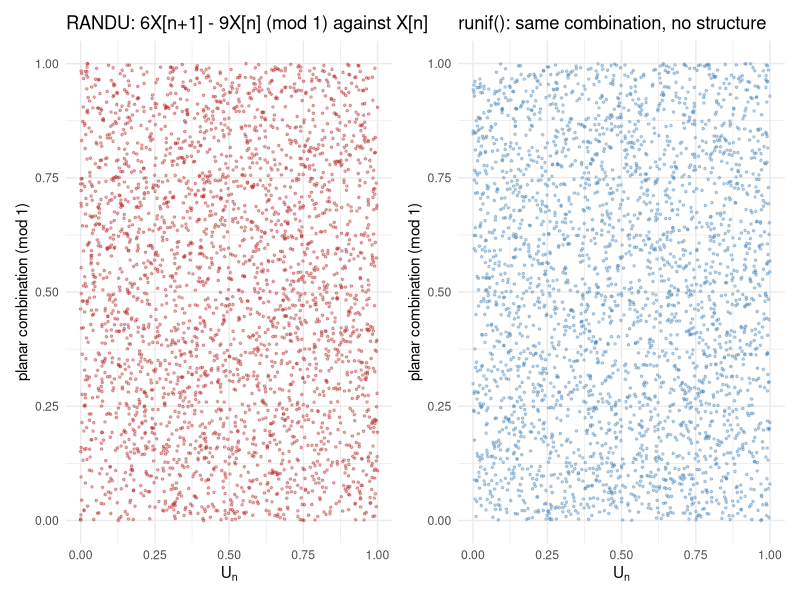
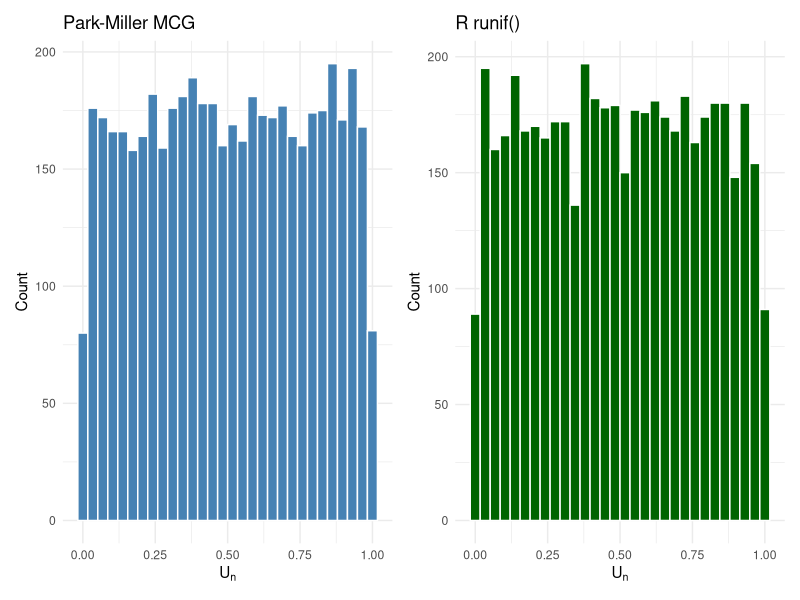
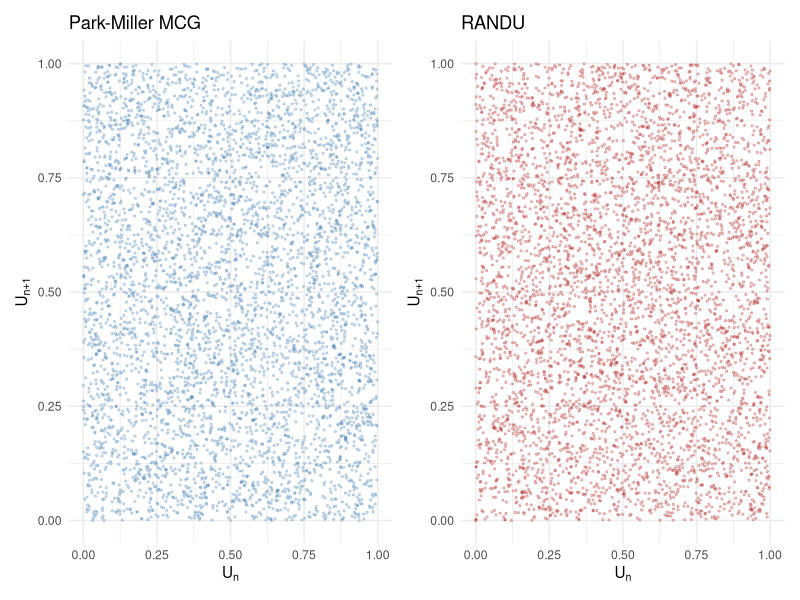

The R script that drew these images, in order:
## ---- chunk 1
knitr::opts_chunk$set(
    echo = TRUE,
    warning = FALSE,
    message = FALSE,
    fig.align = "center",
    fig.width = 7,
    fig.height = 4.5
)

set.seed(123)
library(tidyverse)
library(ggplot2)
library(dplyr)
library(knitr)
library(kableExtra)
library(gridExtra)
library(patchwork)
## ---- chunk 2
set.seed(123)

#' Generate pseudo-random numbers from a linear congruential generator
#'
#' Purpose: implements the general recurrence
#'   X[n+1] = (a * X[n] + c) mod m
#' and returns the normalized output U[n] = X[n] / m.
#'
#' Arguments:
#'   seed          integer seed X0, with 0 <= seed < modulus
#'   multiplier    integer multiplier a
#'   increment     integer increment c (use 0 for a multiplicative generator)
#'   modulus       integer modulus m
#'   sample_size   number of values to generate
#'
#' Returns:
#'   a numeric vector of length sample_size, with entries in [0, 1)
#'
#' Example:
#'   generate_lcg(seed = 7, multiplier = 5, increment = 3,
#'                modulus = 16, sample_size = 5)
generate_lcg <- function(seed, multiplier, increment, modulus, sample_size) {
  state <- numeric(sample_size)
  current_value <- seed

  for (index in seq_len(sample_size)) {
    current_value <- (multiplier * current_value + increment) %% modulus
    state[index] <- current_value
  }

  state / modulus
}

# A multiplicative congruential generator is the special case c = 0
generate_mcg <- function(seed, multiplier, modulus, sample_size) {
  generate_lcg(
    seed = seed, multiplier = multiplier, increment = 0,
    modulus = modulus, sample_size = sample_size
  )
}

#' Check the Hull-Dobell conditions for full period m
#'
#' Purpose: verifies, for a proposed (multiplier, increment, modulus)
#' triple, whether the mixed congruential generator built from them
#' attains full period m for every seed.
#'
#' Arguments:
#'   multiplier    integer multiplier a
#'   increment     integer increment c
#'   modulus       integer modulus m
#'
#' Returns:
#'   a named logical vector with the three individual conditions and
#'   an overall TRUE/FALSE verdict
#'
#' Example:
#'   check_hull_dobell(multiplier = 21, increment = 3, modulus = 20)
check_hull_dobell <- function(multiplier, increment, modulus) {
  primes <- prime_factors_of(modulus)

  condition_gcd <- gcd_two_integers(increment, modulus) == 1
  condition_multiplier <- all((multiplier - 1) %% primes == 0)
  condition_mod4 <- if (modulus %% 4 == 0) {
    (multiplier - 1) %% 4 == 0
  } else {
    TRUE
  }

  c(
    gcd_condition = condition_gcd,
    prime_condition = condition_multiplier,
    mod4_condition = condition_mod4,
    full_period = condition_gcd && condition_multiplier && condition_mod4
  )
}

# Helper: greatest common divisor via the Euclidean algorithm
gcd_two_integers <- function(first_value, second_value) {
  while (second_value != 0) {
    remainder <- first_value %% second_value
    first_value <- second_value
    second_value <- remainder
  }
  abs(first_value)
}

# Helper: distinct prime factors of a positive integer (trial division;
# adequate for the moderate moduli used for teaching in this unit)
prime_factors_of <- function(integer_value) {
  factors <- integer(0)
  remaining <- integer_value
  divisor <- 2

  while (divisor * divisor <= remaining) {
    if (remaining %% divisor == 0) {
      factors <- c(factors, divisor)
      while (remaining %% divisor == 0) remaining <- remaining / divisor
    }
    divisor <- divisor + 1
  }
  if (remaining > 1) factors <- c(factors, remaining)

  factors
}
## ---- chunk 3
set.seed(123)

# A small modulus makes the full cycle visible in one table
demo_sequence <- generate_lcg(
  seed = 7, multiplier = 5, increment = 3,
  modulus = 16, sample_size = 20
) * 16

tibble(
  step = 0:19,
  state = as.integer(demo_sequence)
) %>%
  kable(caption = "First 20 states of a mixed LCG with a=5, c=3, m=16") %>%
  kable_styling(bootstrap_options = c("striped", "hover"))
## ---- chunk 4
check_hull_dobell(multiplier = 5, increment = 3, modulus = 16)
## ---- chunk 5
set.seed(123)

randu_generate <- function(seed, sample_size) {
  generate_mcg(seed = seed, multiplier = 65539, modulus = 2^31, sample_size = sample_size)
}

n_points <- 3000
randu_stream <- randu_generate(seed = 1, sample_size = n_points + 2)
good_stream <- runif(n_points + 2)

combine_plane <- function(stream) {
  6 * stream[2:(n_points + 1)] - 9 * stream[1:n_points]
}

randu_df <- tibble(
  x = randu_stream[1:n_points],
  y = randu_stream[2:(n_points + 1)],
  z = randu_stream[3:(n_points + 2)],
  plane_value = combine_plane(randu_stream) %% 1
)

good_df <- tibble(
  x = good_stream[1:n_points],
  y = good_stream[2:(n_points + 1)],
  plane_value = combine_plane(good_stream) %% 1
)

p_randu <- ggplot(randu_df, aes(x = x, y = plane_value)) +
  geom_point(alpha = 0.35, size = 0.6, colour = "firebrick") +
  labs(
    title = "RANDU: 6X[n+1] - 9X[n] (mod 1) against X[n]",
    x = expression(U[n]), y = "planar combination (mod 1)"
  ) +
  theme_minimal(base_size = 11)

p_good <- ggplot(good_df, aes(x = x, y = plane_value)) +
  geom_point(alpha = 0.35, size = 0.6, colour = "steelblue") +
  labs(
    title = "runif(): same combination, no structure",
    x = expression(U[n]), y = "planar combination (mod 1)"
  ) +
  theme_minimal(base_size = 11)

p_randu + p_good
## ---- chunk 6
set.seed(123)

sample_size <- 5000

lcg_sample <- generate_lcg(
  seed = 12345, multiplier = 16807, increment = 0,
  modulus = 2^31 - 1, sample_size = sample_size
)

builtin_sample <- runif(sample_size)

comparison_table <- tibble(
  Generator = c("Park-Miller MCG", "R runif (Mersenne-Twister)"),
  Mean = c(mean(lcg_sample), mean(builtin_sample)),
  Variance = c(var(lcg_sample), var(builtin_sample)),
  Theoretical_Mean = 0.5,
  Theoretical_Variance = 1 / 12
)

kable(comparison_table, digits = 5,
      caption = "Sample moments compared to the Uniform(0,1) target") %>%
  kable_styling(bootstrap_options = c("striped", "hover"))
## ---- chunk 7
set.seed(123)

p_lcg_hist <- ggplot(tibble(u = lcg_sample), aes(x = u)) +
  geom_histogram(bins = 30, fill = "steelblue", colour = "white") +
  labs(title = "Park-Miller MCG", x = expression(U[n]), y = "Count") +
  theme_minimal(base_size = 11)

p_builtin_hist <- ggplot(tibble(u = builtin_sample), aes(x = u)) +
  geom_histogram(bins = 30, fill = "darkgreen", colour = "white") +
  labs(title = "R runif()", x = expression(U[n]), y = "Count") +
  theme_minimal(base_size = 11)

p_lcg_hist + p_builtin_hist
## ---- chunk 8
set.seed(123)

lag_df_good <- tibble(
  u_now = lcg_sample[1:(sample_size - 1)],
  u_next = lcg_sample[2:sample_size]
)

randu_full <- randu_generate(seed = 1, sample_size = sample_size)
lag_df_randu <- tibble(
  u_now = randu_full[1:(sample_size - 1)],
  u_next = randu_full[2:sample_size]
)

p_lag_good <- ggplot(lag_df_good, aes(x = u_now, y = u_next)) +
  geom_point(alpha = 0.25, size = 0.5, colour = "steelblue") +
  labs(title = "Park-Miller MCG", x = expression(U[n]), y = expression(U[n+1])) +
  theme_minimal(base_size = 11)

p_lag_randu <- ggplot(lag_df_randu, aes(x = u_now, y = u_next)) +
  geom_point(alpha = 0.25, size = 0.5, colour = "firebrick") +
  labs(title = "RANDU", x = expression(U[n]), y = expression(U[n+1])) +
  theme_minimal(base_size = 11)

p_lag_good + p_lag_randu
## ---- chunk 9
set.seed(123)

mcg_period_31 <- generate_mcg(seed = 1, multiplier = 3, modulus = 31, sample_size = 30) * 31

tibble(step = 1:30, state = as.integer(mcg_period_31)) %>%
  summarise(distinct_states = n_distinct(state), full_period_expected = 30) %>%
  kable(caption = "Distinct states visited in one cycle of the m=31 MCG")
